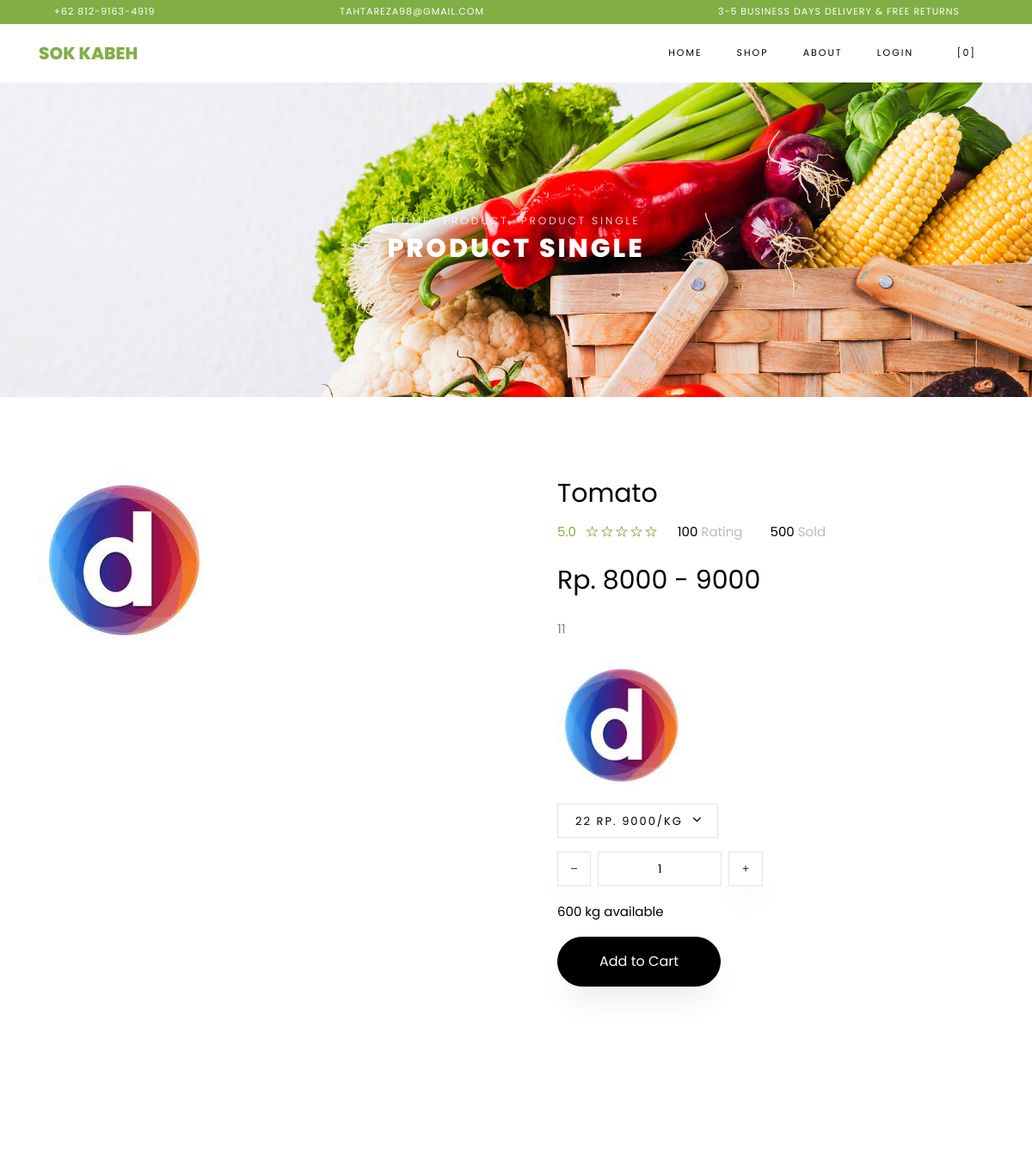
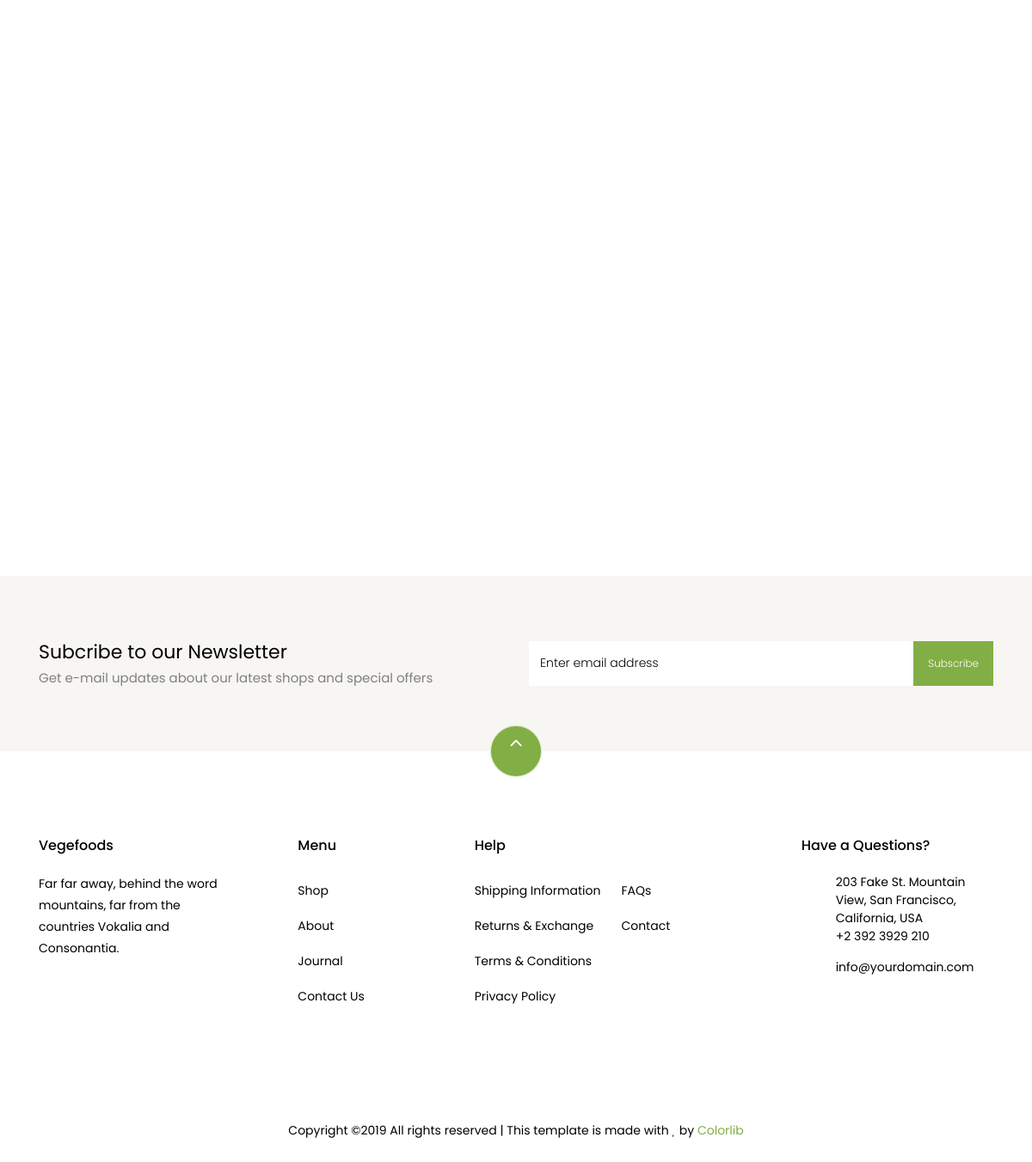
The app's page /Home/produk/4 with its own data (2 pictures, top to bottom).
### tables this page shows
CREATE TABLE `produk` (
  `id` int(11) NOT NULL,
  `nama` varchar(64) NOT NULL,
  `kategori` varchar(32) NOT NULL,
  `keterangan` text NOT NULL,
  `gambar` varchar(255) NOT NULL
);

### application/controllers/Home.php (called while the page is built, shortened)
<?php
class Home extends CI_Controller
{
	public function produk($id)
	{
		$data['related_produk'] = $this->db
			->select('produk.*,min(produk_detail.harga) as harga')
			->group_by('produk.id')
			->join('produk_detail', 'produk.id=produk_detail.fk_produk')
			->where('produk.id !=', $id)
			->get('produk')
			->result();
		$data['produk'] = $this->db->select('produk.*,min(produk_detail.harga) as minharga,max(produk_detail.harga) as maxharga')->join('produk_detail', 'produk.id=produk_detail.fk_produk')->where('produk.id', $id)->get('produk')->row(0);
		$this->load->view('home/produk', $data);
	}
}

### index.php (called while the page is built, shortened)
<?php
require_once BASEPATH.'core/CodeIgniter.php';

### application/views/home/produk.php (the view, shortened to what this page needs)
<div class="hero-wrap hero-bread" style="background-image: url('<?php echo base_url('vegefoods/') ?>images/bg_1.jpg');">
    <div class="container">
        <div class="row no-gutters slider-text align-items-center justify-content-center">
            <div class="col-md-9 ftco-animate text-center">
                <p class="breadcrumbs"><span class="mr-2"><a href="index.html">Home</a></span> <span class="mr-2"><a href="index.html">Product</a></span> <span>Product Single</span></p>
                <h1 class="mb-0 bread">Product Single</h1>
            </div>
        </div>
    </div>
</div>
<section class="ftco-section">
    <div class="container">
        <div class="row">
            <div class="col-lg-6 mb-5 ftco-animate">
                <a href="<?php echo base_url('storage/produk/' . $produk->gambar) ?>" class="image-popup"><img src="<?php echo base_url('storage/produk/' . $produk->gambar) ?>" class="img-fluid" alt="Colorlib Template"></a>
            </div>
            <div class="col-lg-6 product-details pl-md-5 ftco-animate">
                <h3><?php echo $produk->nama ?></h3>
                <div class="rating d-flex">
                    <p class="text-left mr-4">
                        <a href="#" class="mr-2">5.0</a>
                        <a href="#"><span class="ion-ios-star-outline"></span></a>
                        <a href="#"><span class="ion-ios-star-outline"></span></a>
                        <a href="#"><span class="ion-ios-star-outline"></span></a>
                        <a href="#"><span class="ion-ios-star-outline"></span></a>
                        <a href="#"><span class="ion-ios-star-outline"></span></a>
                    </p>
                    <p class="text-left mr-4">
                        <a href="#" class="mr-2" style="color: #000;">100 <span style="color: #bbb;">Rating</span></a>
                    </p>
                    <p class="text-left">
                        <a href="#" class="mr-2" style="color: #000;">500 <span style="color: #bbb;">Sold</span></a>
                    </p>
                </div>
                <p class="price"><span>Rp. <?php echo $produk->minharga ?> - <?php echo $produk->maxharga ?></span></p>
                <p>
                    <?php echo $produk->keterangan ?>
                </p>
                <div class="row mt-4">
                    <div class="col-md-6">
                        <img src="<?php echo base_url('storage/produk/' . $produk->gambar) ?>" class="img-fluid mb-3" id="produk-detail-img" alt="Colorlib Template" style="width:150px;">
                        <div class="form-group d-flex">
                            <div class="select-wrap">
                                <div class="icon"><span class="ion-ios-arrow-down"></span></div>
                                <select name="id_produk_detail" id="" class="form-control">
                                    <?php foreach ($this->db->where('fk_produk', $produk->id)->get('produk_detail')->result() as $key => $value) : ?>
                                        <option value="<?php echo $value->id ?>" data-gambar="<?php echo $value->gambar ?>"><?php echo $value->jenis ?> Rp. <?php echo $value->harga . "/" . $value->satuan ?></option>
                                    <?php endforeach ?>
                                </select>
                            </div>
                        </div>
                    </div>
                    <div class="input-group col-md-6 d-flex mb-3">
                        <span class="input-group-btn mr-2">
                            <button type="button" class="quantity-left-minus btn" data-type="minus" data-field="">
                                <i class="ion-ios-remove"></i>
                            </button>
                        </span>
                        <input type="text" id="quantity" name="quantity" class="form-control input-number" value="1" min="1" max="100">
                        <span class="input-group-btn ml-2">
                            <button type="button" class="quantity-right-plus btn" data-type="plus" data-field="">
                                <i class="ion-ios-add"></i>
                            </button>
                        </span>
                    </div>
                    <div class="col-md-12">
                        <p style="color: #000;">600 kg available</p>
                    </div>
                </div>
                <p><a href="#" class="btn btn-black py-3 px-5" id="btn-add-to-cart">Add to Cart</a></p>
            </div>
        </div>
    </div>
</section>
<section class="ftco-section">
    <div class="container">
        <div class="row justify-content-center mb-3 pb-3">
        </div>
    </div>
    <div class="container">
        <div class="row">
        </div>
    </div>
</section>

### records on screen
produk: gambar (picture), nama "Tomato", keterangan "11"

### other values on screen
$produk->minharga "8000"
$produk->maxharga "9000"
form field id_produk_detail "22 Rp. 9000/Kg"
